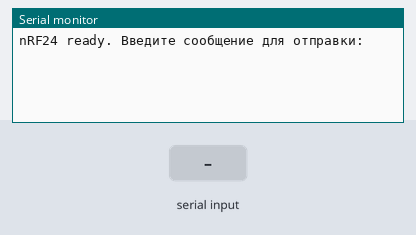
Bench run of a sketch on a simulated Arduino Nano, built with avr-gcc and run on an emulated ATmega328P. Parts: the last lines printed to the serial monitor. The test bench sets the inputs (shaded band). No radio packets arrive unless stated.

Above: at 1.2 s.
1.3 s: "1\n" received over Serial
At 1.9 s:
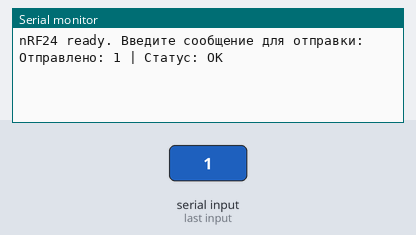
2.8 s: "0\n" received over Serial
At 4.0 s:
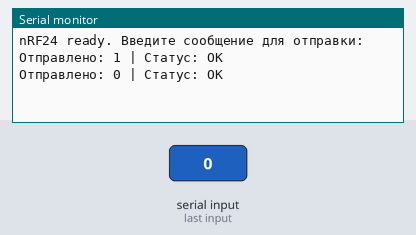
4.3 s: "2\n" received over Serial
At 5.4 s:
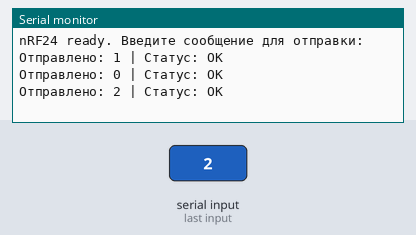

Measured:
- after the input at 1.3 s, the serial monitor: prints a new line at once (image 1)
- after the input at 2.8 s, the serial monitor: prints a new line at once (image 2)
- after the input at 4.3 s, the serial monitor: prints a new line at once (image 3)

The sketch:

receiver-tester.ino
```cpp
#include <SPI.h>
#include <nRF24L01.h>
#include <RF24.h>

// ====== Пины nRF24 для Arduino Nano ======
#define NRF_CE   9
#define NRF_CSN  10

RF24 radio(NRF_CE, NRF_CSN);

// Адрес для отправки (5 байт)
const byte address[6] = "00001";

void setup() {
  Serial.begin(9600);
  while (!Serial); // ждем Serial Monitor

  // Инициализация nRF24
  if (!radio.begin()) {
    Serial.println("nRF24 init failed");
    while (1); // зависаем если не удалось
  }

  radio.openWritingPipe(address);
  radio.setPALevel(RF24_PA_LOW);
  radio.stopListening(); // режим передачи

  Serial.println("nRF24 ready. Введите сообщение для отправки:");
}

void loop() {
  // Проверяем, есть ли данные в Serial
  if (Serial.available()) {
    String input = Serial.readStringUntil('\n'); // читаем строку
    input.trim();
    if (input.length() > 0) {
      bool ok = radio.write(input.c_str(), input.length() + 1);
      Serial.print("Отправлено: ");
      Serial.print(input);
      Serial.print(" | Статус: ");
      Serial.println(ok ? "OK" : "FAILED");
    }
  }
}
```
